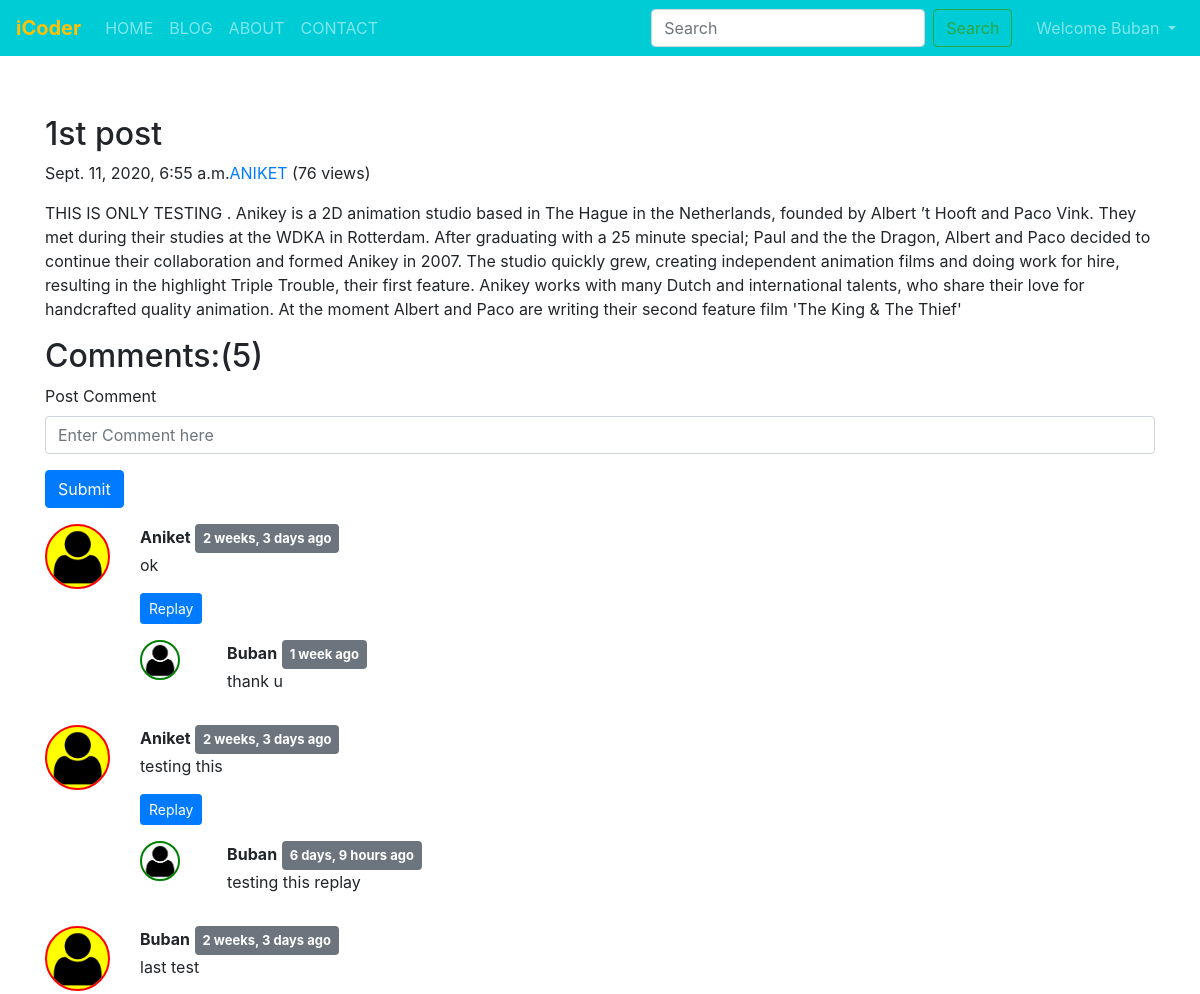
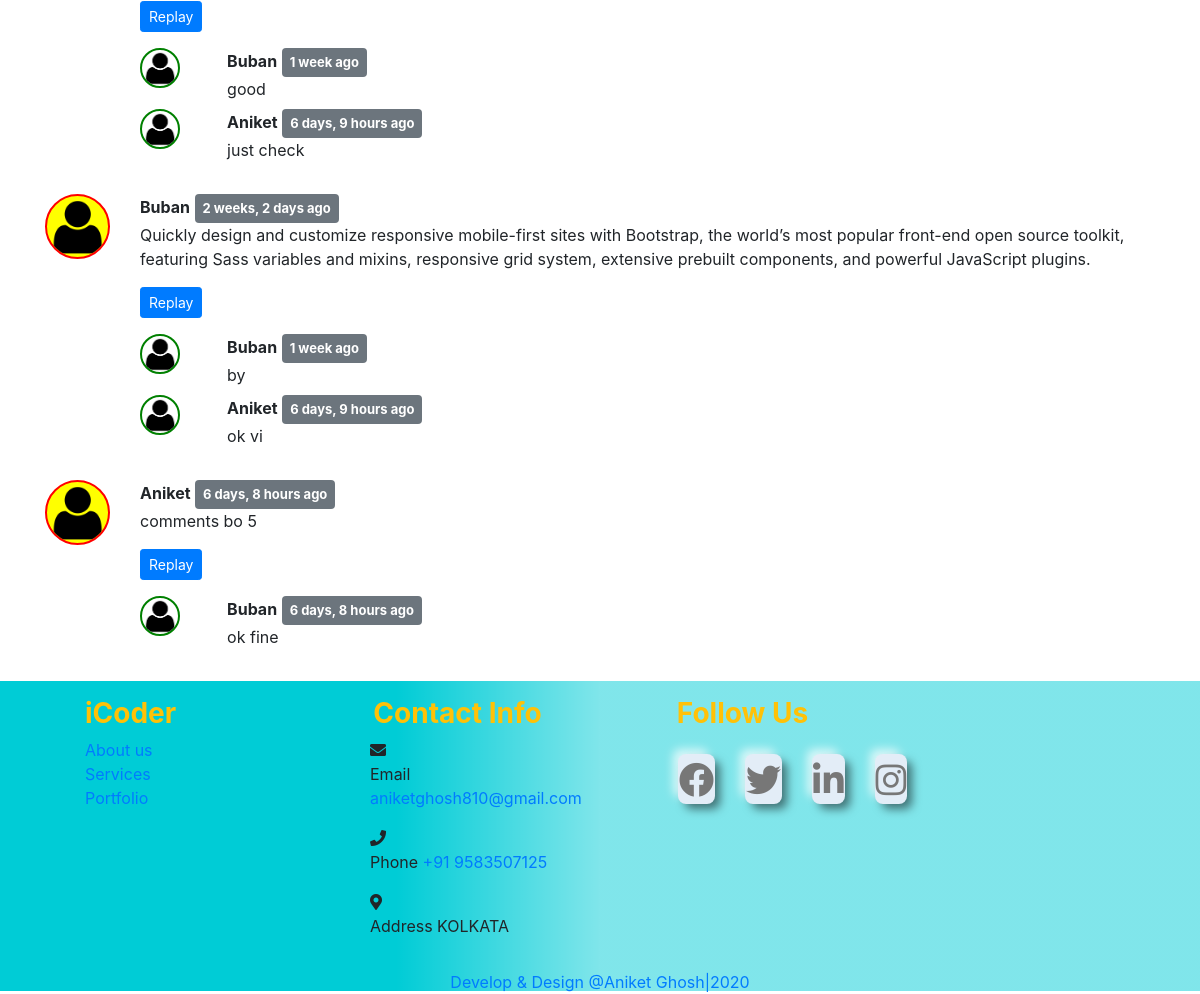
/blog/first-post/ (signed in), run on the app's committed database (2 pictures, top to bottom).
### blog/models.py (models this page shows, shortened)
class Post(models.Model):
    sno = models.AutoField(primary_key=True)
    title = models.CharField(max_length=50)
    content = models.TextField(default="")
    author = models.CharField(max_length=50)
    slug = models.CharField(max_length=130)
    views = models.IntegerField(default=0)
    timeStamp = models.DateTimeField(blank=True)

class BlogComment(models.Model):
    sno =models.AutoField(primary_key=True)
    comment = models.TextField()
    user = models.ForeignKey(User,on_delete=models.CASCADE)
    post = models.ForeignKey(Post,on_delete=models.CASCADE)
    parent = models.ForeignKey('self',on_delete=models.CASCADE,null=True)
    timestamp = models.DateTimeField(default=now)
    def __str__(self):
        return self.comment[0:13] + ' - ' + self.user.username

### blog/views.py (the view)
# urls.py: path('<str:slug>/',views.blogSlug,name='blogSlug')
def blogSlug(request, slug):
    post=Post.objects.filter(slug=slug).first()
    post.views = post.views + 1
    post.save()
    comments = BlogComment.objects.filter(post=post,parent=None)
    replies = BlogComment.objects.filter(post=post).exclude(parent=None)
    replayDict = {}
    for replay in replies:
        if replay.parent.sno not in replayDict.keys():
            replayDict[replay.parent.sno] = [replay]
        else:
            replayDict[replay.parent.sno].append(replay)
    print(replayDict)
    context = {"post":post,'comments':comments,'user':request.user,'replayDict':replayDict}
    return render(request, 'blog/blogPost.html',context)

### blog/templatetags/extras.py (called while the page is built)
@register.filter (name='get_val')
def get_val(dict,key):
    return dict.get(key)

### templates/blog/blogPost.html (shortened to what this page needs)
{% extends 'base.html' %}
{% block css %}
<link rel="stylesheet" href="/static/blogPost.css">
{% endblock css %}
{% block body %}
{% load humanize %}
{% load extras %}
<div class="container" style="padding-top: 115px;">
    <div class="blog-post">
        <h2 class="blog-post-title">{{post.title}}</h2>
        <p class="blog-post-meta">{{post.timeStamp}}<a href="/about">{{post.author}}</a> (<span>{{post.views}} views</span>)</p>
        <p>{{post.content|safe}}</p>
    </div>
</div>
<div class="container">
    <h2>Comments:({{comments.count}})</h2>
    <div class="my-2">
        {% if user.is_authenticated %}
        <form action="/blog/postComment/" method='post'>
            <div class="form-group">
                <label for="text">Post Comment</label>
                <input type="text" class="form-control" id="text" name="comment" aria-describedby="emailHelp"
                    placeholder="Enter Comment here" required>
            </div>
            <button type="submit" class="btn btn-primary">Submit</button>
        </form>
        {% else %}
        <p>Please login to post a comment</p>
        {% endif %}
    </div>
    {% for comment in comments  %}
    <div class="row my-3">
        <div class="col-md-1 col-sm-3">
            <img class="com_img" src="/static/img/user.png"
                style="border:2px solid red;" alt="user">
        </div>
        <div class="col-md-11 col-sm-6"><b>{{comment.user.username}}</b> <span class="badge badge-secondary"
                style="font-size: 13px;padding: 8px;">{{comment.timestamp |naturaltime}}</span>
            <div> {{comment.comment}}</div>
            <div class="relay mx-0 mt-3">
                {% if user.is_authenticated %}
                <button class="btn btn-sm btn-primary" type="button" data-toggle="collapse"
                    data-target="#replayBox{{comment.sno}}" aria-expanded="false"
                    aria-controls="replayBox{{comment.sno}}">
                    Replay
                </button>
                {% else %}
                <button class="btn btn-sm btn-primary" type="button" data-toggle="collapse"
                    data-target="#replayBox{{comment.sno}}" aria-expanded="false"
                    aria-controls="replayBox{{comment.sno}}" disabled>
                    Login Replay
                </button>
                {% endif %}
                <div class="replies  my-3">
                    {% for replay in replayDict|get_val:comment.sno%}
                    <div class="row my-2">
                        <div class="col-md-1 col-sm-3">
                            <img class="rep_img" src="/static/img/user.png"
                                style="border:2px solid green;" alt="user">
                        </div>
                        <div class="col-md-11 col-sm-6">
                            <b>{{replay.user.username}}</b> <span class="badge badge-secondary"
                                style="font-size: 13px;padding: 8px;">{{replay.timestamp |naturaltime}}</span>
                            <div> {{replay.comment}}</div>
                        </div>
                    </div>
                    {% endfor %}
                </div>
            </div>
        </div>
    </div>
    {% endfor %}
</div>
{% endblock body %}

### templates/base.html (shortened to what this page needs)
<!doctype html>
<html lang="en">
<head>
    <link rel="stylesheet" href="https://stackpath.bootstrapcdn.com/bootstrap/4.5.2/css/bootstrap.min.css"
>
    <link rel="stylesheet" href="https://stackpath.bootstrapcdn.com/font-awesome/4.7.0/css/font-awesome.min.css"
>
    <link rel="stylesheet" href="https://cdnjs.cloudflare.com/ajax/libs/font-awesome/4.7.0/css/font-awesome.min.css">
    <link rel="stylesheet" href="https://cdnjs.cloudflare.com/ajax/libs/font-awesome/5.14.0/css/all.min.css">
    <link rel="stylesheet" href="/static/base.css">
    {% block css %}
    {% endblock css %}
</head>
<body>
    <nav class="navbar navbar-expand-md navbar-dark fixed-top">
        <a class="navbar-brand text-warning font-weight-bold" href="/">iCoder</a>
        <div class="collapse navbar-collapse" id="navbarSupportedContent">
            <ul class="navbar-nav mr-auto text-center">
                <li class="nav-item {% block homeactive %} {% endblock homeactive %}">
                    <a class="nav-link " href="/">HOME <span class="sr-only">(current)</span></a>
                </li>
                <li class="nav-item {% block blogactive %} {% endblock blogactive %}">
                    <a class="nav-link" href="/blog">BLOG</a>
                </li>
                <li class="nav-item {% block aboutactive %} {% endblock aboutactive %}">
                    <a class="nav-link" href="/about">ABOUT</a>
                </li>
                <li class="nav-item {% block contactactive %} {% endblock contactactive %}">
                    <a class="nav-link" href="/contact">CONTACT</a>
                </li>
            </ul>
            <form method="GET" action="/search" class="form-inline my-2 my-lg-0 mx-2">
                <input class="form-control mr-sm-2" type="search" placeholder="Search" aria-label="Search" name="query"
                    id="query" required>
                <button class="btn btn-outline-success my-2 my-sm-0" type="submit">Search</button>
            </form>
            {% if user.is_authenticated %}
            <ul class="navbar-nav ml-2">
                <li class="nav-item dropdown">
                    <a class="nav-link dropdown-toggle" href="#" id="navbarDropdown" role="button"
                        data-toggle="dropdown" aria-haspopup="true" aria-expanded="false">
                        Welcome {{request.user}}
                    </a>
                </li>
            </ul>
            {% endif %}
        </div>
    </nav>
    {% block body %}
    {% endblock body %}
    <div class="footer_wrapper float_left">
        <div class="container text-center">
            <div class="row">
                <div class="col-lg-3 col-md-4 col-12 col-sm-12 text-left my-3 r1">
                    <div class="footer_widget footer_blog_wrapper float_left">
                        <h3 class="text-warning font-weight-bold" style="padding-left: 40px;">iCoder</h3>
                        <ul class="footer-address-list link-hover text-left">
                            <a href="/about">About us</a><br>
                            <a href="/about">Services</a><br>
                            <a href="/about">Portfolio</a>
                        </ul>
                    </div>
                </div>
                <div class="col-lg-3 col-md-4 col-12 col-sm-12 my-3 r2">
                    <div class="footer_widget  float_left">
                        <h3 class="text-warning font-weight-bold">Contact Info </h3>
                        <ul class="footer-address-list text-left">
                            <span><i class="fas fa-envelope"></i></span>
                            <p>Email <span> <a
                                        href="mailto:aniketghosh810@gmail.com">aniketghosh810@gmail.com</a></span>
                            </p>
                            <span><i class="fa fa-phone" aria-hidden="true"></i></span>
                            <p>Phone <span> <a href="tel:+91 9583507125">+91 9583507125</a></span></p>
                            <span><i class="fas fa-map-marker-alt"></i></span>
                            <p>Address <span>KOLKATA</span></p>
                        </ul>
                    </div>
                </div>
                <div class="col-lg-3 col-md-4 col-12 col-sm-12 my-3 r3">
                    <div class="footer_widget footer_blog_wrapper float_left">
                        <h3 class="text-warning font-weight-bold">Follow Us </h3>
                        <ul class="social-media my-4" style="padding-left: 100px;">
                            <a href="https://www.facebook.com/" target="_blank">
                                <i class="fab fa-facebook"></i>
                            </a>
                            <a href="https://twitter.com/explore">
                                <i class="fab fa-twitter" target="_blank"></i>
                            </a>
                            <a href="https://www.linkedin.com/in/aniket-ghosh-4640b5193/" target="_blank">
                                <i class="fab fa-linkedin-in" target="_blank"></i>
                            </a>
                            <a href="https://www.instagram.com/aniketgh12/" target="_blank">
                                <i class="fab fa-instagram"></i>
                            </a>
                        </ul>
                    </div>
                </div>
            </div>
            <a href="http://aniketgh-portfolio.herokuapp.com/" target="_blank">Develop & Design @Aniket Ghosh|2020</a>
        </div>
    </div>
</body>
</html>

### static/base.css (style rules this page uses)
.social-media { display: flex; justify-content: center; }
.social-media a { display: flex; background: #e3edf7; height: 50px; width: 60px; margin: 0 15px; border-radius: 8px; align-items: center; justify-content: center; text-decoration: none; box-shadow: 6px 6px 10px -1px rgba(0, 0, 0, 0.5), -6px -6px 10px -1px rgba(255, 255, 255, 0.7); border: 1px solid rgba(0, 0, 0, 0); transition: transform 0.5s; }
.social-media a i { font-size: 35px; color: #777; transition: transform 0.5s; }
.navbar { background-color: #00ccd6; background-image: linear-gradient(90deg, transparent 100%, rgba(255,255,255,.5) 50%); }
.footer_wrapper { background-color: #00ccd6; background-image: linear-gradient(90deg, transparent 33%, rgba(255,255,255,.5) 50%); height: 310px; width: 100%; }

### static/blogPost.css (style rules this page uses)
.com_img { width: 100%; border-radius: 50%; background-color: yellow; }
.rep_img { width: 70%; border-radius: 50%; background-color: white; }

### data on the page
Post: title "1st post", timeStamp "Sept. 11, 2020, 6:55 a.m.", author "ANIKET", views "76", content "THIS IS ONLY TESTING . Anikey is a 2D animation studio based in The Hague in the Netherlands, founded by Albert ’t Hooft and Paco Vink. They met during their studies at the WDKA in Rotterdam. After graduating with a 25 minute special; Paul and the the Dragon, Albert and Paco decided to continue their collaboration and formed Anikey in 2007. The studio quickly grew, creating independent animation films and doing work for hire, resulting in the highlight Triple Trouble, their first feature. Anikey works with many Dutch and international talents, who share their love for handcrafted quality animation. At the moment Albert and Paco are writing their second feature film 'The King & The Thief'"
BlogComment: user.username "Aniket", timestamp "2 weeks, 3 days ago", comment "ok"
BlogComment: user.username "Buban", timestamp "1 week ago", comment "thank u"
BlogComment: user.username "Aniket", timestamp "2 weeks, 3 days ago", comment "testing this"
BlogComment: user.username "Buban", timestamp "6 days, 9 hours ago", comment "testing this replay"
BlogComment: user.username "Buban", timestamp "2 weeks, 3 days ago", comment "last test"
BlogComment: user.username "Buban", timestamp "1 week ago", comment "good"
BlogComment: user.username "Aniket", timestamp "6 days, 9 hours ago", comment "just check"
BlogComment: user.username "Buban", timestamp "2 weeks, 2 days ago", comment "Quickly design and customize responsive mobile-first sites with Bootstrap, the world’s most popular front-end open source toolkit, featuring Sass variables and mixins, responsive grid system, extensive prebuilt components, and powerful JavaScript plugins."
BlogComment: user.username "Buban", timestamp "1 week ago", comment "by"
BlogComment: user.username "Aniket", timestamp "6 days, 9 hours ago", comment "ok vi"
BlogComment: user.username "Aniket", timestamp "6 days, 8 hours ago", comment "comments bo 5"
BlogComment: user.username "Buban", timestamp "6 days, 8 hours ago", comment "ok fine"

### other printed values
{{ request.user }} "Buban"
{{ comments.count }} "5"
